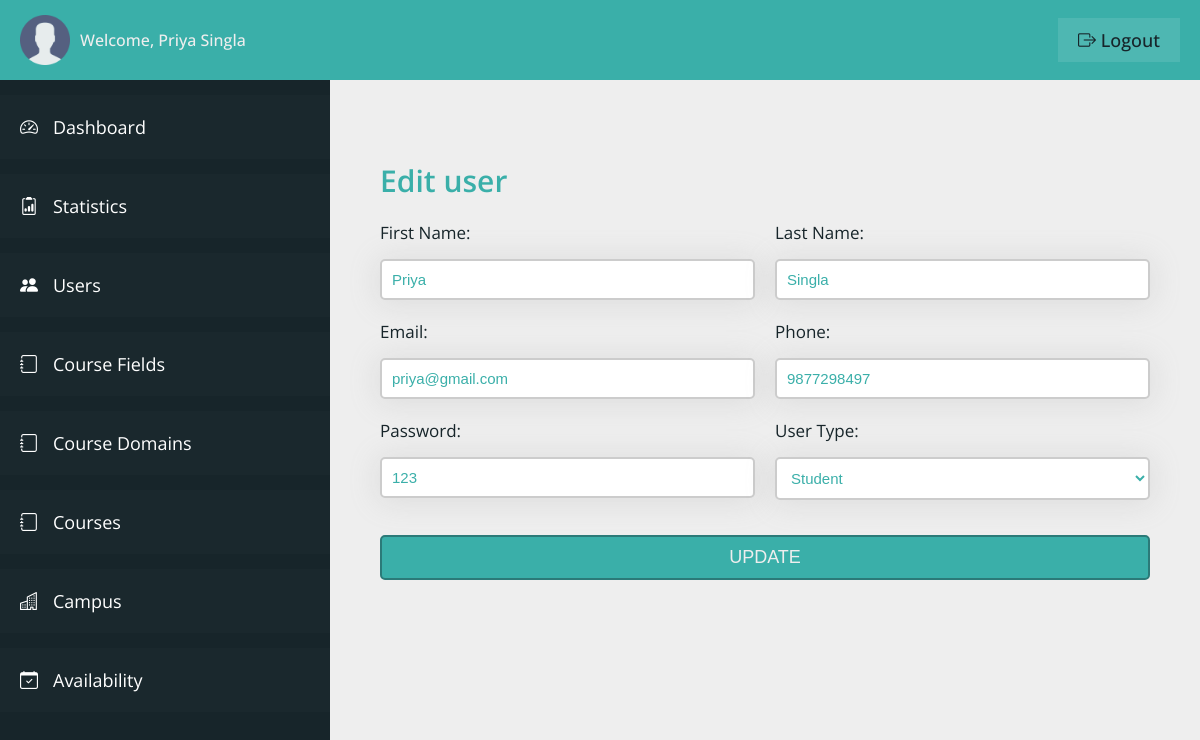
/admin/users-edit.php?uid=1 (signed in), run on the app's committed database.
### tables this page shows
CREATE TABLE `admin_table` (
  `admin_id` int(11) NOT NULL,
  `admin_first_name` varchar(100) NOT NULL,
  `admin_last_name` varchar(100) NOT NULL,
  `admin_email` varchar(100) NOT NULL,
  `admin_password` varchar(100) NOT NULL
);

CREATE TABLE `user_table` (
  `user_id` int(11) NOT NULL,
  `user_firstname` varchar(100) NOT NULL,
  `user_lastname` varchar(100) NOT NULL,
  `user_type` varchar(20) NOT NULL,
  `user_email` varchar(100) NOT NULL,
  `user_phone` varchar(10) NOT NULL,
  `user_password` varchar(100) NOT NULL,
  `user_createdon` datetime NOT NULL DEFAULT current_timestamp()
);

### admin/users-edit.php (the view, shortened to what this page needs)
<?php
include "../connection.php";
?>
<!DOCTYPE html>
<html lang="en">
<head>
    <link rel="stylesheet" href="css/style.css">
    <link rel="stylesheet" href="https://cdn.jsdelivr.net/npm/bootstrap-icons@1.11.0/font/bootstrap-icons.css">
</head>
<body>
    <div class="container">
        <header class="header">
            <div class="header__left">
                <img src="../img/user.png" class="admin__header-user" alt="Admin">
                <span class="header__admin-name">Welcome,
                    <?php
                    $q = "SELECT * FROM admin_table WHERE admin_id = '" . $_SESSION['adminIdVce'] . "'";
                    $r = mysqli_query($con, $q);
                    if (mysqli_num_rows($r) > 0) {
                        $row = mysqli_fetch_array($r);
                        echo $row['admin_first_name'] . ' ' . $row['admin_last_name'];
                    }
                    ?>
                </span>
            </div>
            <div class="header__right">
                <a href="logout.php" class="header__admin-logout"><i class="bi bi-box-arrow-right"></i> logout</a>
            </div>
        </header>
        <section class="sidebar">
            <ul class="sidebar__items">
                <a href="dashboard.php" class="sidebar__item-link">
                    <li class="sidebar__item">
                        <i class="bi bi-speedometer2"></i>
                        <span>Dashboard</span>
                    </li>
                </a>
                <a href="stats.php" class="sidebar__item-link">
                    <li class="sidebar__item">
                        <i class="bi bi-clipboard2-data"></i>
                        <span>Statistics</span>
                    </li>
                </a>
                <a href="users.php" class="sidebar__item-link">
                    <li class="sidebar__item">
                        <i class="bi bi-people-fill"></i>
                        <span>Users</span>
                    </li>
                </a>
                <a href="course-fields.php" class="sidebar__item-link">
                    <li class="sidebar__item">
                        <i class="bi bi-journal"></i>
                        <span>Course Fields</span>
                    </li>
                </a>
                <a href="course-domains.php" class="sidebar__item-link">
                    <li class="sidebar__item">
                        <i class="bi bi-journal"></i>
                        <span>Course Domains</span>
                    </li>
                </a>
                <a href="courses.php" class="sidebar__item-link">
                    <li class="sidebar__item">
                        <i class="bi bi-journal"></i>
                        <span>Courses</span>
                    </li>
                </a>
                <a href="campus.php" class="sidebar__item-link">
                    <li class="sidebar__item">
                        <i class="bi bi-buildings"></i>
                        <span>Campus</span>
                    </li>
                </a>
                <a href="user-availability.php" class="sidebar__item-link">
                    <li class="sidebar__item">
                        <i class="bi bi-calendar-check"></i>
                        <span>Availability</span>
                    </li>
                </a>
            </ul>
        </section>
        <main class="main__content">
            <div class="login-container-2">
                <form action="<?php echo htmlspecialchars($_SERVER['REQUEST_URI']) ?>" method="post"
                    class="login__form">
                    <h3 class="heading-3">Edit user</h3>
                    <?php
                    $eq = "SELECT * FROM `user_table` WHERE `user_id` = '" . $_GET['uid'] . "'";
                    $er = mysqli_query($con, $eq);
                    if (mysqli_num_rows($er) > 0) {
                        while ($erow = mysqli_fetch_array($er)) {
                    ?>
                    <div class="input">
                        <label class="label__text">First Name:</label>
                        <input type="text" value="<?php echo $erow['user_firstname']; ?>" class="input__box"
                            name="user_fname" id="f_name" required>
                    </div>
                    <div class="input">
                        <label class="label__text">Last Name:</label>
                        <input type="text" value="<?php echo $erow['user_lastname']; ?>" class="input__box"
                            name="user_lname" id="l_name" required>
                    </div>
                    <div class="input">
                        <label class="label__text">Email:</label>
                        <input type="email" value="<?php echo $erow['user_email']; ?>" class="input__box"
                            name="user_mail" id="email" required>
                    </div>
                    <div class="input">
                        <label class="label__text">Phone:</label>
                        <input type="text" value="<?php echo $erow['user_phone']; ?>" class="input__box"
                            name="user_phone" id="phone" required>
                    </div>
                    <div class="input">
                        <label class="label__text">Password:</label>
                        <input type="text" value="<?php echo $erow['user_password']; ?>" class="input__box"
                            name="user_pass" id="password" required>
                    </div>
                    <div class="input">
                        <label class="label__text">User Type:</label>
                        <select name="user_type" class="input__box" id="utype" required>
                            <option value="<?php echo $erow['user_type']; ?>"><?php echo $erow['user_type']; ?></option>
                        </select>
                    </div>
                    <div class="input input__btn">
                        <input type="submit" value="Update" class="btn" name="edit_user">
                    </div>
                    <?php
                        }
                    }
                    ?>
                </form>
            </div>
        </main>
    </div>
</body>
</html>

### admin/css/style.css (style rules this page uses)
:root { --color-primary: #3aafa9; --color-primary-dark: #2b7a78; --color-primary-light: #def2f1; --color-secondary: #17252a; --color-secondary-dark: #101a1d; --color-secondary-light: #377084; --color-grey-light-1: #999; --color-grey-light-2: #ccc; --color-grey-light-3: #eee; --color-grey-dark-1: #242424; --color-grey-dark-2: #333; --color-grey-dark-3: #474747; --color-white: #fff; --font-default: "Open Sans", sans-serif; }
*, *::before, *::after { margin: 0; padding: 0; box-sizing: inherit; }
html { font-size: 62.5%; box-sizing: border-box; }
body { color: var(--color-grey-dark-2); font-family: var(--font-default); }
.container { height: 100vh; display: grid; grid-template-columns: 33rem 1fr; grid-template-rows: 8rem calc(100vh - 8rem); }
.header { grid-column: 1 / -1; background-color: var(--color-primary); display: flex; align-items: center; justify-content: space-between; padding: 0 2rem; }
.header__left { display: flex; align-items: center; gap: 1rem; }
.admin__header-user { width: 5rem; }
.header__admin-name { font-size: 1.6rem; color: var(--color-grey-light-3); font-weight: 500; }
.header__admin-logout:link, .header__admin-logout:visited { font-size: 1.8rem; color: var(--color-secondary); background-color: rgba(255, 255, 255, 0.1); text-decoration: none; text-transform: capitalize; font-weight: 500; padding: 1rem 2rem; transition: all 0.2s; }
.sidebar { background-color: var(--color-secondary); overflow-y: scroll; padding-top: 1.5rem; scroll-behavior: smooth; }
.sidebar__item { padding: 2rem; background-color: rgba(255, 255, 255, 0.01); margin-bottom: 1.5rem; display: flex; gap: 1.5rem; transition: all 0.2s; }
.sidebar__item-link:link, .sidebar__item-link:visited { color: var(--color-white); text-decoration: none; font-size: 1.8rem; }
.main__content { background-color: var(--color-grey-light-3); padding: 8rem 5rem; overflow-y: scroll; scroll-behavior: smooth; }
.login__form { display: grid; grid-template-columns: repeat(2, 1fr); grid-column-gap: 2rem; }
.heading-3 { font-size: 3rem; font-weight: 600; color: var(--color-primary); margin-bottom: 2rem; grid-column: 1 / -1; }
.input__btn { grid-column: 1 / -1; }
.input { display: flex; flex-direction: column; gap: 1.5rem; }
.label__text { font-size: 1.7rem; font-weight: 400; color: var(--color-secondary); }
.input__box { padding: 1rem; border: 2px solid var(--color-grey-light-2); border-radius: 5px; background-color: var(--color-white); color: var(--color-primary); box-shadow: 0px 0.2rem 3rem 0.2rem rgba(156, 156, 156, 0.2); font-size: 1.5rem; margin-bottom: 2rem; }
.btn { padding: 1rem; font-size: 1.8rem; text-transform: uppercase; font-weight: 500; margin-top: 1.5rem; background-color: var(--color-primary); border: 2px solid var(--color-primary-dark); color: var(--color-grey-light-3); border-radius: 5px; cursor: pointer; }

### data on the page
admin_table: admin_first_name "Priya", admin_last_name "Singla"
user_table: user_fname "Priya", user_lname "Singla", user_mail "priya@gmail.com", user_phone "9877298497", user_pass "123", user_type "Student"
